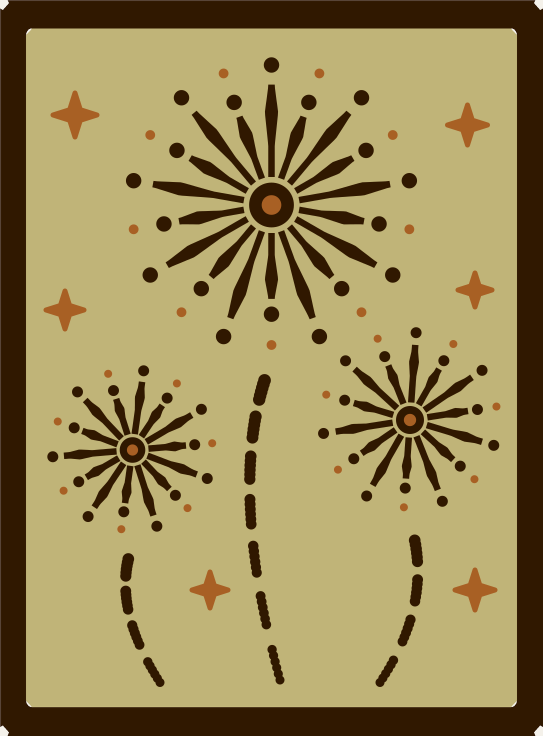
#> input picture Lantern/source/new_years/artwork-v1/new_years_1_fireworks.png, 1086 x 1471 px, found by its file name (shown at 1/2 size)
$ python contact.py out.png
#> lines starting #> are read from the running program, lines starting #| are printed output that depends on the picture
from PIL import Image;import sys
fs=['1_fireworks','2_midnight_clock','3_champagne_toast','4_party_hat_streamers']
s=Image.new('RGB',(1086*2+30,1471*2+30),'white')
#> s: PIL image 2202x2972 RGB; every value is 255
for i,f in enumerate(fs): s.paste(Image.open(f'new_years_{f}.png'),((i%2)*1116,(i//2)*1501))
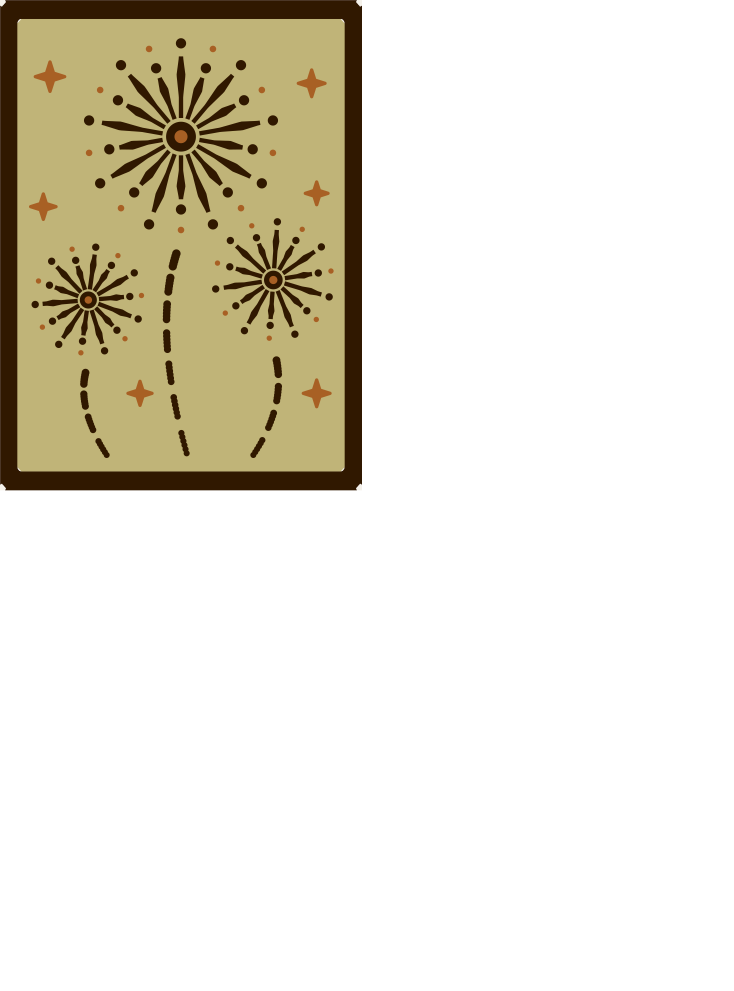
#> s: PIL image 2202x2972 RGB (shown at 1/3 size); mean R, G, B 230.7, 226.8, 214.4
#> pass 2 of the loop `for i,f in enumerate(fs): s.paste(Image.open(f'new_years_{f}.png'),((i..`:
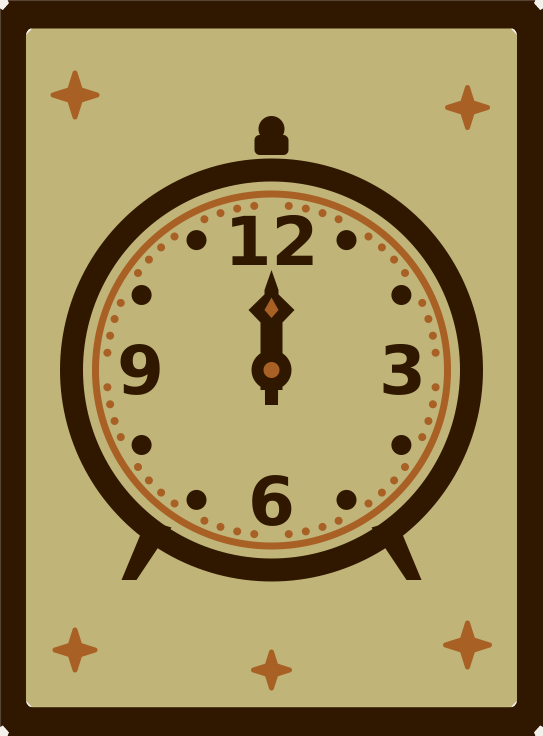
#> input picture Lantern/source/new_years/artwork-v1/new_years_2_midnight_clock.png, 1086 x 1471 px, found by its file name (shown at 1/2 size)
#> `for i,f in enumerate(fs): s.paste(Image.open(f'new_years_{f}.png'),((i..`:
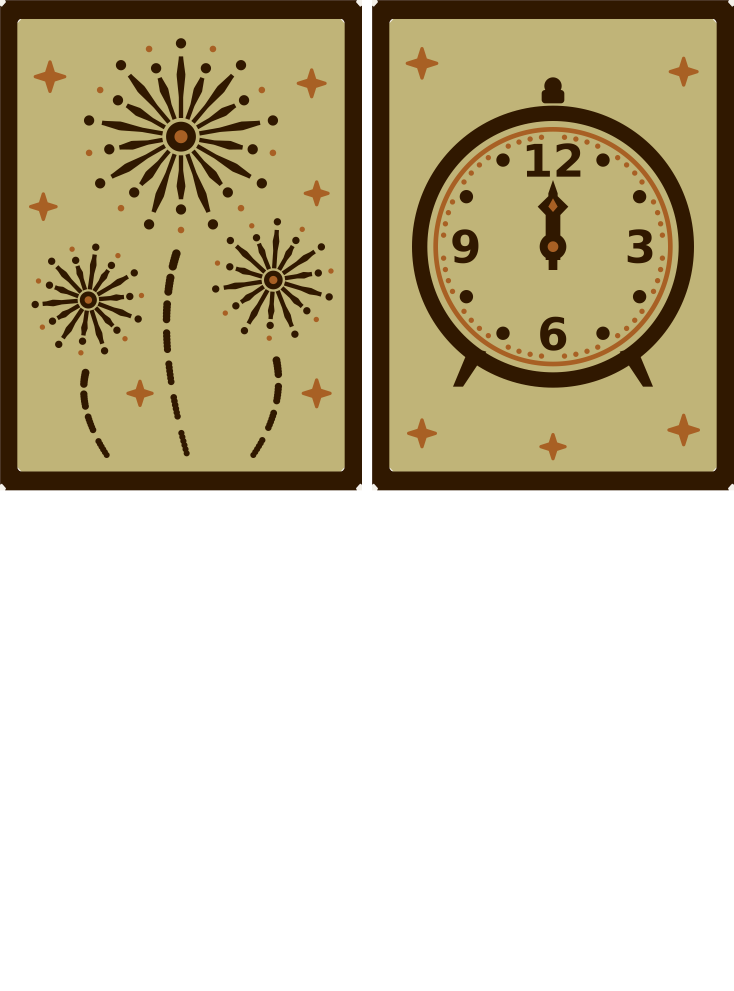
#> s: PIL image 2202x2972 RGB (shown at 1/3 size); mean R, G, B 205.6, 197.5, 172.9
#> (the run stopped early here; a loop or call above may not have finished)
